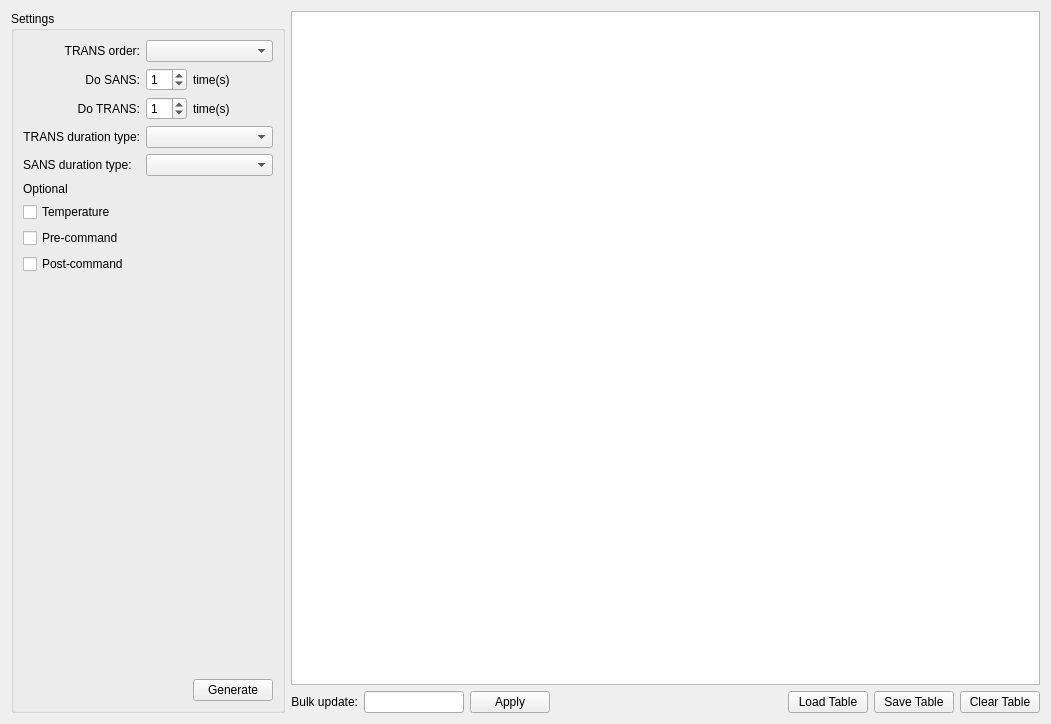
<?xml version="1.0" encoding="UTF-8"?>
<ui version="4.0">
 <class>Form</class>
 <widget class="QWidget" name="Form">
  <property name="geometry">
   <rect>
    <x>0</x>
    <y>0</y>
    <width>1051</width>
    <height>724</height>
   </rect>
  </property>
  <property name="windowTitle">
   <string>Form</string>
  </property>
  <layout class="QHBoxLayout" name="horizontalLayout">
   <item>
    <widget class="QGroupBox" name="groupBoxSettings">
     <property name="minimumSize">
      <size>
       <width>200</width>
       <height>0</height>
      </size>
     </property>
     <property name="title">
      <string>Settings</string>
     </property>
     <layout class="QGridLayout" name="gridLayout">
      <item row="0" column="1" colspan="2">
       <widget class="QComboBox" name="comboTransOrder">
        <property name="minimumSize">
         <size>
          <width>120</width>
          <height>0</height>
         </size>
        </property>
       </widget>
      </item>
      <item row="2" column="1">
       <widget class="QSpinBox" name="spinBox_3">
        <property name="value">
         <number>1</number>
        </property>
       </widget>
      </item>
      <item row="2" column="0">
       <widget class="QLabel" name="label_5">
        <property name="layoutDirection">
         <enum>Qt::LeftToRight</enum>
        </property>
        <property name="text">
         <string>Do TRANS:</string>
        </property>
        <property name="alignment">
         <set>Qt::AlignRight|Qt::AlignTrailing|Qt::AlignVCenter</set>
        </property>
       </widget>
      </item>
      <item row="2" column="2">
       <widget class="QLabel" name="label_4">
        <property name="layoutDirection">
         <enum>Qt::LeftToRight</enum>
        </property>
        <property name="text">
         <string>time(s)</string>
        </property>
        <property name="alignment">
         <set>Qt::AlignLeading|Qt::AlignLeft|Qt::AlignVCenter</set>
        </property>
       </widget>
      </item>
      <item row="7" column="0">
       <widget class="QCheckBox" name="chkShowTempColumn">
        <property name="text">
         <string>Temperature</string>
        </property>
       </widget>
      </item>
      <item row="0" column="0">
       <widget class="QLabel" name="label">
        <property name="layoutDirection">
         <enum>Qt::LeftToRight</enum>
        </property>
        <property name="text">
         <string>TRANS order:</string>
        </property>
        <property name="alignment">
         <set>Qt::AlignRight|Qt::AlignTrailing|Qt::AlignVCenter</set>
        </property>
       </widget>
      </item>
      <item row="1" column="2">
       <widget class="QLabel" name="label_3">
        <property name="layoutDirection">
         <enum>Qt::LeftToRight</enum>
        </property>
        <property name="text">
         <string>time(s)</string>
        </property>
        <property name="alignment">
         <set>Qt::AlignLeading|Qt::AlignLeft|Qt::AlignVCenter</set>
        </property>
       </widget>
      </item>
      <item row="10" column="1">
       <spacer name="verticalSpacer">
        <property name="orientation">
         <enum>Qt::Vertical</enum>
        </property>
        <property name="sizeHint" stdset="0">
         <size>
          <width>20</width>
          <height>40</height>
         </size>
        </property>
       </spacer>
      </item>
      <item row="8" column="0">
       <widget class="QCheckBox" name="chkShowPreCommand">
        <property name="text">
         <string>Pre-command</string>
        </property>
       </widget>
      </item>
      <item row="1" column="1">
       <widget class="QSpinBox" name="spinBox_2">
        <property name="value">
         <number>1</number>
        </property>
       </widget>
      </item>
      <item row="9" column="0">
       <widget class="QCheckBox" name="chkShowPostCommand">
        <property name="text">
         <string>Post-command</string>
        </property>
       </widget>
      </item>
      <item row="3" column="0">
       <widget class="QLabel" name="label_7">
        <property name="text">
         <string>TRANS duration type:</string>
        </property>
        <property name="alignment">
         <set>Qt::AlignRight|Qt::AlignTrailing|Qt::AlignVCenter</set>
        </property>
       </widget>
      </item>
      <item row="5" column="0">
       <widget class="QLabel" name="label_6">
        <property name="text">
         <string>Optional</string>
        </property>
       </widget>
      </item>
      <item row="3" column="1" colspan="2">
       <widget class="QComboBox" name="comboTransDurationType"/>
      </item>
      <item row="11" column="2">
       <widget class="QPushButton" name="pushButton">
        <property name="text">
         <string>Generate</string>
        </property>
       </widget>
      </item>
      <item row="1" column="0">
       <widget class="QLabel" name="label_2">
        <property name="layoutDirection">
         <enum>Qt::LeftToRight</enum>
        </property>
        <property name="text">
         <string>Do SANS:</string>
        </property>
        <property name="alignment">
         <set>Qt::AlignRight|Qt::AlignTrailing|Qt::AlignVCenter</set>
        </property>
       </widget>
      </item>
      <item row="4" column="0">
       <widget class="QLabel" name="label_9">
        <property name="text">
         <string>SANS duration type:</string>
        </property>
       </widget>
      </item>
      <item row="4" column="1" colspan="2">
       <widget class="QComboBox" name="comboSansDurationType"/>
      </item>
     </layout>
    </widget>
   </item>
   <item>
    <layout class="QVBoxLayout" name="verticalLayout">
     <item>
      <widget class="QTableWidget" name="tableScript">
       <property name="sizePolicy">
        <sizepolicy hsizetype="Expanding" vsizetype="Expanding">
         <horstretch>0</horstretch>
         <verstretch>0</verstretch>
        </sizepolicy>
       </property>
      </widget>
     </item>
     <item>
      <layout class="QHBoxLayout" name="horizontalLayout_3">
       <item>
        <widget class="QLabel" name="label_8">
         <property name="text">
          <string>Bulk update:</string>
         </property>
         <property name="alignment">
          <set>Qt::AlignRight|Qt::AlignTrailing|Qt::AlignVCenter</set>
         </property>
        </widget>
       </item>
       <item>
        <widget class="QLineEdit" name="txtValue">
         <property name="maximumSize">
          <size>
           <width>100</width>
           <height>16777215</height>
          </size>
         </property>
        </widget>
       </item>
       <item>
        <widget class="QPushButton" name="bulkUpdateButton">
         <property name="text">
          <string>Apply</string>
         </property>
        </widget>
       </item>
       <item>
        <spacer name="horizontalSpacer_2">
         <property name="orientation">
          <enum>Qt::Horizontal</enum>
         </property>
         <property name="sizeHint" stdset="0">
          <size>
           <width>40</width>
           <height>20</height>
          </size>
         </property>
        </spacer>
       </item>
       <item>
        <widget class="QPushButton" name="pushButton_3">
         <property name="text">
          <string>Load Table</string>
         </property>
        </widget>
       </item>
       <item>
        <widget class="QPushButton" name="pushButton_2">
         <property name="text">
          <string>Save Table</string>
         </property>
        </widget>
       </item>
       <item>
        <widget class="QPushButton" name="clearTableButton">
         <property name="text">
          <string>Clear Table</string>
         </property>
        </widget>
       </item>
      </layout>
     </item>
    </layout>
   </item>
  </layout>
 </widget>
 <resources/>
 <connections/>
</ui>
